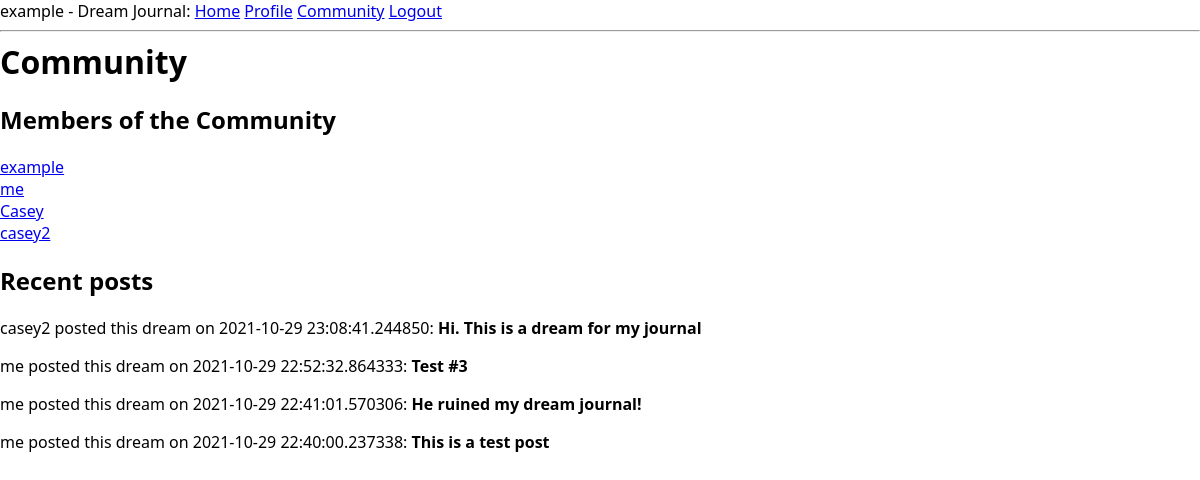
The app's page /community (signed in), older data.
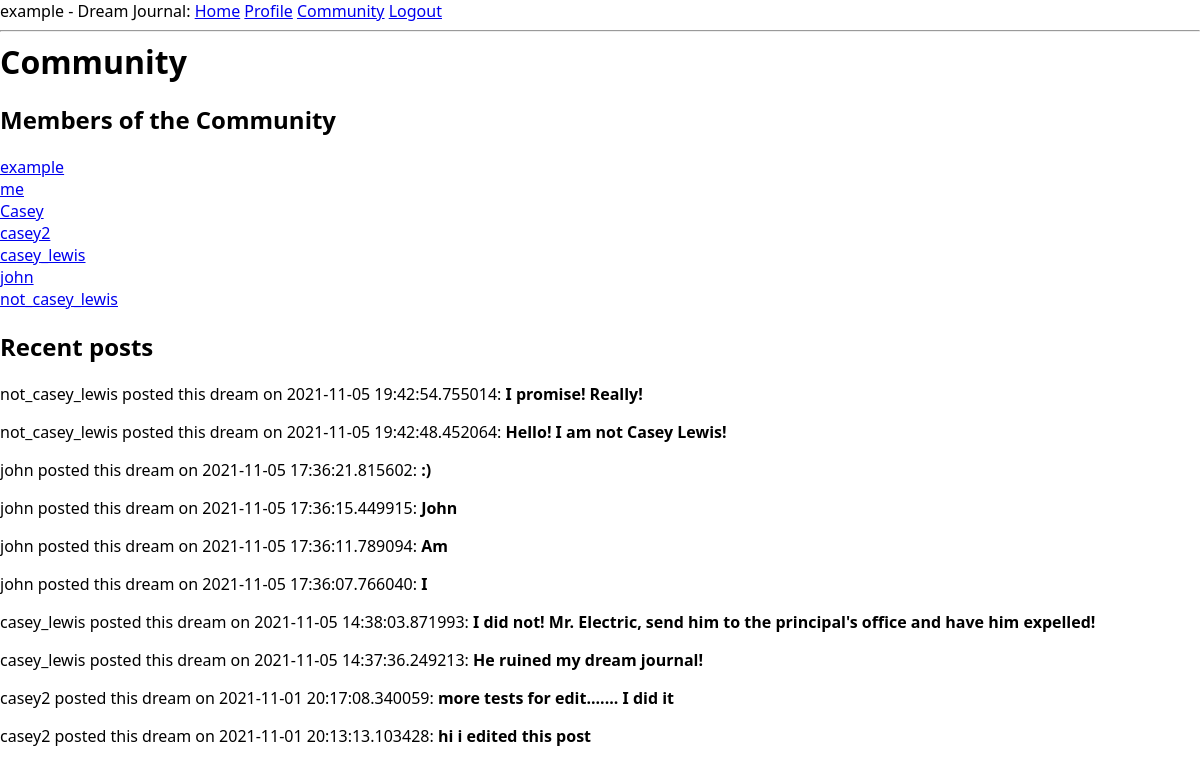
The same page, newer data.
### app/models.py (models this page shows, shortened)
class User(UserMixin, db.Model):
    id = db.Column(db.Integer, primary_key=True)
    username = db.Column(db.String(64), index=True, unique=True)
    about_me = db.Column(db.String(140))
    email = db.Column(db.String(120), index=True, unique=True)
    password_hash = db.Column(db.String(128))
    posts = db.relationship('Post', backref='author', lazy='dynamic')

class Post(db.Model):
    id = db.Column(db.Integer, primary_key=True)
    body = db.Column(db.String(140))
    timestamp = db.Column(db.DateTime, index=True, default=datetime.utcnow)
    user_id = db.Column(db.Integer, db.ForeignKey('user.id'))

### app/routes.py (the view)
@app.route('/community')
@login_required
def community_page():
    users = User.query.all()
    posts = Post.query.order_by(Post.id.desc()).limit(10).all()
    user_list = []
    for post in posts:
        user_list.append(User.query.filter_by(id=post.user_id).first())
    return render_template("community.html", title='Community', users=users, posts=posts, user_list=user_list)

### app/models.py (called while the page is built)
@login.user_loader
def load_user(id):
    return User.query.get(int(id))

### app/templates/community.html
{% extends "base.html" %}
{% block content %}
    <h1>Community</h1>
    <h2>Members of the Community</h2>
    {% for user in users %}
    <a href="{{ url_for('profile_page', id = user.id) }}">{{ user.username }}</a><br></div>
    {% endfor %}
    <h2>Recent posts</h2>
    {% for post in posts %}
        <div><p>{{ user_list[loop.index0].username }} posted this dream on {{ post.timestamp }}: <b>{{ post.body }}</b></p></div>
    {% endfor %}
{% endblock %}

### app/templates/base.html (shortened to what this page needs)
<html>
    <head>
        <link rel="stylesheet" href="{{ url_for('static', filename='style.css') }}">
    </head>
    <body>
        <div>
            {% if current_user.is_anonymous %}
            Dream Journal:
            <a href="{{ url_for('index') }}">Home</a>
            <a href="{{ url_for('login') }}">Login</a>
            {% else %}
            {{ current_user.username }} - Dream Journal:
            <a href="{{ url_for('index') }}">Home</a>
            <a href="{{ url_for('profile_page', id = current_user.id) }}">Profile</a>
            <a href="{{ url_for('community_page') }}">Community</a>
            <a href="{{ url_for('logout') }}">Logout</a>
            {% endif %}
        </div>
        <hr>
        {% block content %}{% endblock %}
    </body>
</html>

Row changes from the older to the newer data that the page shows:
no longer on this page (row unchanged): Post: {{ user_list[loop.index0].username }} "casey2", timestamp "2021-10-29 23:08:41.244850", body "Hi. This is a dream for my journal"
no longer on this page (row unchanged): Post: {{ user_list[loop.index0].username }} "me", timestamp "2021-10-29 22:52:32.864333", body "Test #3"
no longer on this page (row unchanged): Post: {{ user_list[loop.index0].username }} "me", timestamp "2021-10-29 22:41:01.570306", body "He ruined my dream journal!"
no longer on this page (row unchanged): Post: {{ user_list[loop.index0].username }} "me", timestamp "2021-10-29 22:40:00.237338", body "This is a test post"
added User: username "casey_lewis"
added User: username "john"
added User: username "not_casey_lewis"
added Post: timestamp "2021-11-05 19:42:54.755014", body "I promise! Really!"
added Post: timestamp "2021-11-05 19:42:48.452064", body "Hello! I am not Casey Lewis!"
added Post: timestamp "2021-11-05 17:36:21.815602", body ":)"
added Post: timestamp "2021-11-05 17:36:15.449915", body "John"
added Post: timestamp "2021-11-05 17:36:11.789094", body "Am"
added Post: timestamp "2021-11-05 17:36:07.766040", body "I"
added Post: timestamp "2021-11-05 14:38:03.871993", body "I did not! Mr. Electric, send him to the principal's office and have him expelled!"
added Post: timestamp "2021-11-05 14:37:36.249213", body "He ruined my dream journal!"
added Post: {{ user_list[loop.index0].username }} "casey2", timestamp "2021-11-01 20:17:08.340059", body "more tests for edit....... I did it"
added Post: {{ user_list[loop.index0].username }} "casey2", timestamp "2021-11-01 20:13:13.103428", body "hi i edited this post"
